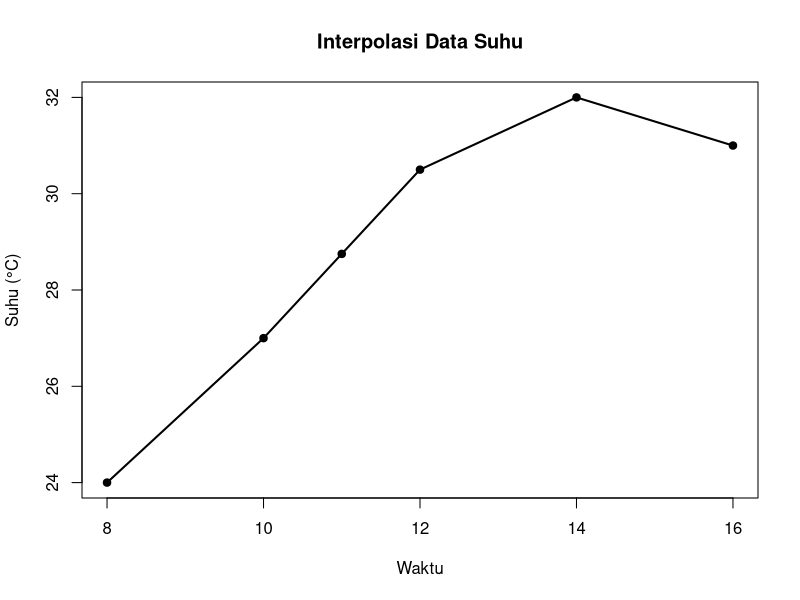

Reproduce this figure in R.
waktu <- c(8, 10, 12, 14, 16)

suhu <- c(
  24.0,
  27.0,
  30.5,
  32.0,
  31.0
)

approx(
  waktu,
  suhu,
  xout = 11
)

#visualisasi
plot(
  waktu,
  suhu,
  pch = 19,
  xlab = "Waktu",
  ylab = "Suhu (°C)",
  main = "Interpolasi Data Suhu"
)

x_grid <- seq(
  min(waktu),
  max(waktu),
  length.out = 300
)

y_grid <- approx(
  waktu,
  suhu,
  xout = x_grid
)$y

lines(
  x_grid,
  y_grid,
  lwd = 2
)

points(
  11,
  approx(
    waktu,
    suhu,
    xout = 11
  )$y,
  pch = 19
)
